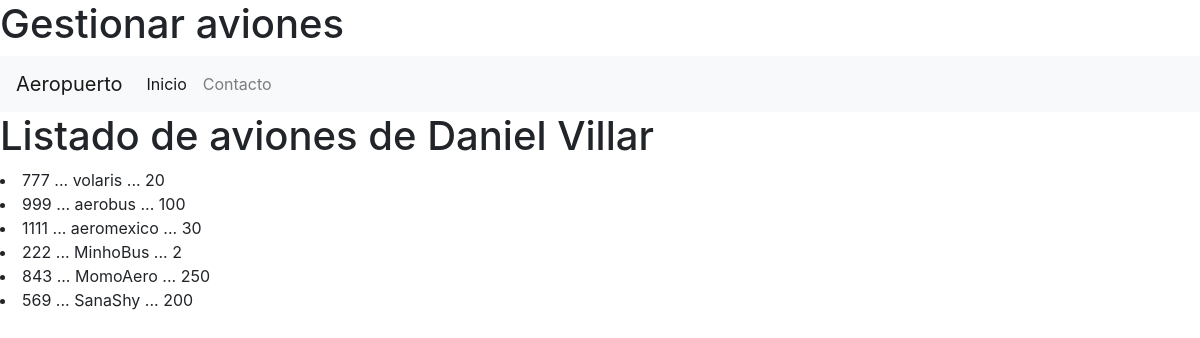
The page / on the database its author committed.
### aviones_app/models.py (models this page shows, shortened)
class Aviones(models.Model):
    codigo=models.CharField(primary_key=True,max_length=6)
    nombre=models.CharField(max_length=50)
    npasajeros=models.IntegerField()

### aviones_app/views.py (the view)
# urls.py: path("",views.listadoAviones,name="listadoAviones")
def listadoAviones(request):
    losaviones=Aviones.objects.all()
    return render(request,"gestionarAviones.html",{"misaviones":losaviones})

### aviones_app/templates/gestionarAviones.html (shortened to what this page needs)
{% extends "base.html" %}
{% block cuerpo %}
    <h1>Gestionar aviones</h1>
{% endblock %}

### aviones_app/templates/base.html (shortened to what this page needs)
<!DOCTYPE html>
<html lang="en">
<head>
    <link rel="stylesheet" href="https://cdn.jsdelivr.net/npm/bootstrap@4.3.1/dist/css/bootstrap.min.css">
</head>
<body>
    {% block cuerpo %}
    {% endblock %}
    <nav class="navbar navbar-expand-lg navbar-light bg-light">
        <a class="navbar-brand" href="#">Aeropuerto</a>
        <div class="collapse navbar-collapse" id="navbarNav">
            <ul class="navbar-nav">
            <li class="nav-item active">
                <a class="nav-link" href="#">Inicio <span class="sr-only">(current)</span></a>
            </li>
            <li class="nav-item">
                <a class="nav-link" href="#">Contacto</a>
            </li>
        </ul>
        </div>
        </nav>
    <h1>Listado de aviones de Daniel Villar</h1>
    {% for a in misaviones %}
    <li>{{a.codigo}} ... {{a.nombre}} ... {{a.npasajeros}}</li>
    {% endfor %}
</body>
</html>

### rows shown on the page
Aviones: codigo "777", nombre "volaris", npasajeros "20"
Aviones: codigo "999", nombre "aerobus", npasajeros "100"
Aviones: codigo "1111", nombre "aeromexico", npasajeros "30"
Aviones: codigo "222", nombre "MinhoBus", npasajeros "2"
Aviones: codigo "843", nombre "MomoAero", npasajeros "250"
Aviones: codigo "569", nombre "SanaShy", npasajeros "200"
